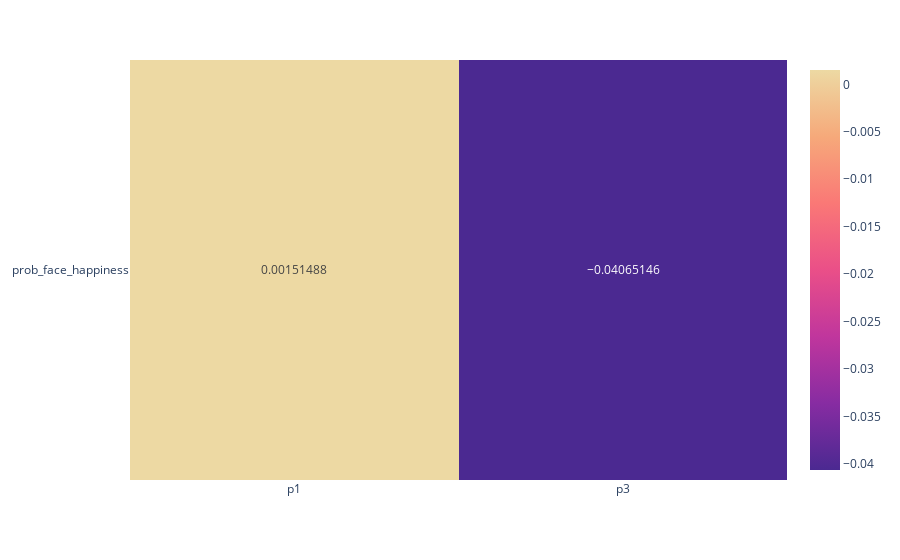
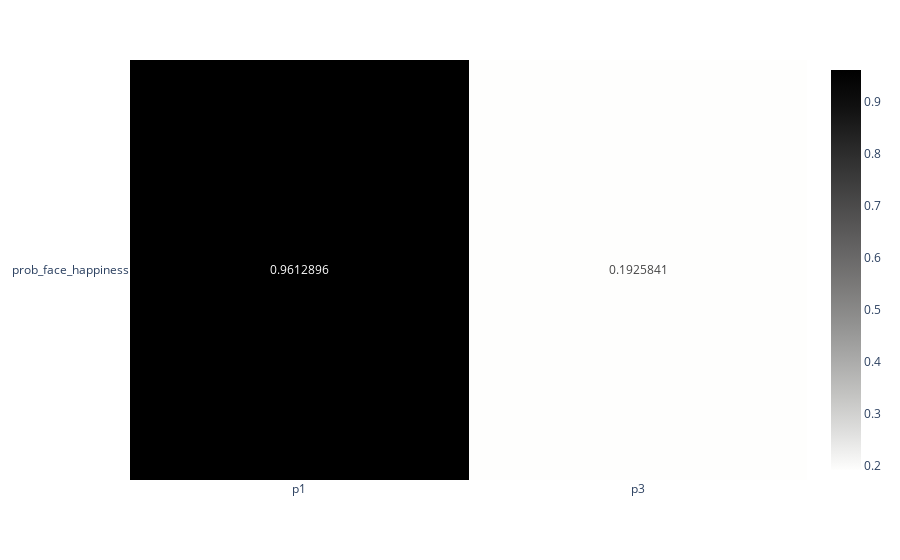
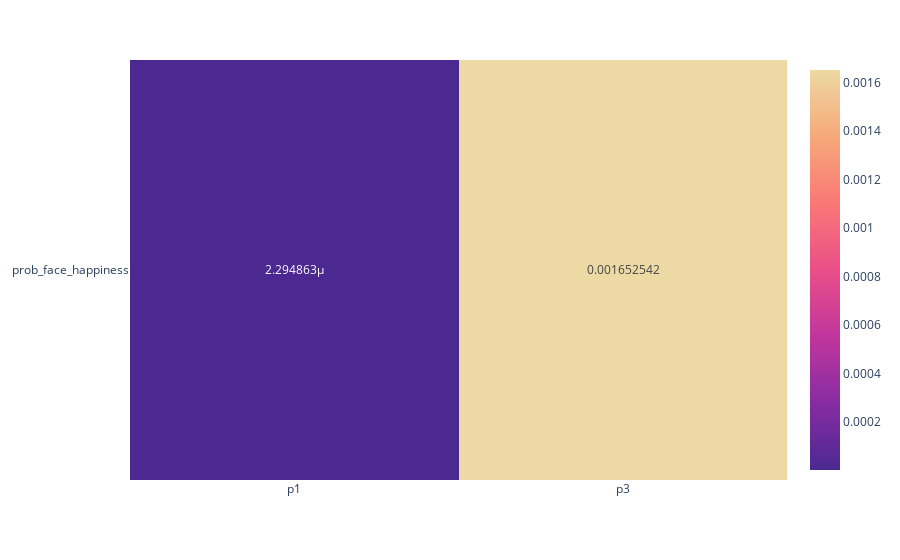

Write notebook code for charts like these, in order.
### Code cell
# p1 - p2
#col_1 = ['prob_face_anger', 'prob_face_contempt', 'prob_face_disgust',
#       'prob_face_fear', 'prob_face_happiness', 'prob_face_neutral',
#       'prob_face_sadness', 'prob_face_surprise', 'smile',] 
col_1 = ['prob_face_happiness']
col_2 = ['p1',
         'p3']
corr, fig_corr, p, fig_p, fig_r2 = correlation(final_df_l[final_df_l["users"]=="SPK1"])

### Figure 1 — Plotly figure (JSON) as saved in the notebook; plotly's stock layout.template omitted (floating-point values rounded to 4 significant figures)
{"data": [{"coloraxis": "coloraxis", "hovertemplate": "x: %{x}<br>y: %{y}<br>color: %{z}<extra></extra>", "name": "0", "texttemplate": "%{z}", "type": "heatmap", "x": ["p1", "p3"], "xaxis": "x", "y": ["prob_face_happiness"], "yaxis": "y", "z": [[0.001515, -0.04065]]}], "layout": {"coloraxis": {"colorscale": [[0, "rgb(75, 41, 145)"], [0.1667, "rgb(135, 44, 162)"], [0.3333, "rgb(192, 54, 157)"], [0.5, "rgb(234, 79, 136)"], [0.6667, "rgb(250, 120, 118)"], [0.8333, "rgb(246, 169, 122)"], [1, "rgb(237, 217, 163)"]]}, "margin": {"t": 60}, "xaxis": {"anchor": "y", "domain": [0, 1]}, "yaxis": {"anchor": "x", "autorange": "reversed", "domain": [0, 1]}}}

### Figure 2 — Plotly figure (JSON) as saved in the notebook; plotly's stock layout.template omitted (floating-point values rounded to 4 significant figures)
{"data": [{"coloraxis": "coloraxis", "hovertemplate": "x: %{x}<br>y: %{y}<br>color: %{z}<extra></extra>", "name": "0", "texttemplate": "%{z}", "type": "heatmap", "x": ["p1", "p3"], "xaxis": "x", "y": ["prob_face_happiness"], "yaxis": "y", "z": [[0.9613, 0.1926]]}], "layout": {"coloraxis": {"colorscale": [[0, "rgb(254, 254, 253)"], [0.09091, "rgb(224, 224, 223)"], [0.1818, "rgb(197, 197, 195)"], [0.2727, "rgb(171, 171, 170)"], [0.3636, "rgb(146, 146, 145)"], [0.4545, "rgb(124, 123, 122)"], [0.5455, "rgb(102, 101, 101)"], [0.6364, "rgb(81, 80, 80)"], [0.7273, "rgb(59, 59, 59)"], [0.8182, "rgb(38, 38, 38)"], [0.9091, "rgb(16, 16, 16)"], [1, "rgb(0, 0, 0)"]]}, "margin": {"t": 60}, "xaxis": {"anchor": "y", "domain": [0, 1]}, "yaxis": {"anchor": "x", "autorange": "reversed", "domain": [0, 1]}}}

### Figure 3 — Plotly figure (JSON) as saved in the notebook; plotly's stock layout.template omitted (floating-point values rounded to 4 significant figures)
{"data": [{"coloraxis": "coloraxis", "hovertemplate": "x: %{x}<br>y: %{y}<br>color: %{z}<extra></extra>", "name": "0", "texttemplate": "%{z}", "type": "heatmap", "x": ["p1", "p3"], "xaxis": "x", "y": ["prob_face_happiness"], "yaxis": "y", "z": [[2.295e-06, 0.001653]]}], "layout": {"coloraxis": {"colorscale": [[0, "rgb(75, 41, 145)"], [0.1667, "rgb(135, 44, 162)"], [0.3333, "rgb(192, 54, 157)"], [0.5, "rgb(234, 79, 136)"], [0.6667, "rgb(250, 120, 118)"], [0.8333, "rgb(246, 169, 122)"], [1, "rgb(237, 217, 163)"]]}, "margin": {"t": 60}, "xaxis": {"anchor": "y", "domain": [0, 1]}, "yaxis": {"anchor": "x", "autorange": "reversed", "domain": [0, 1]}}}
